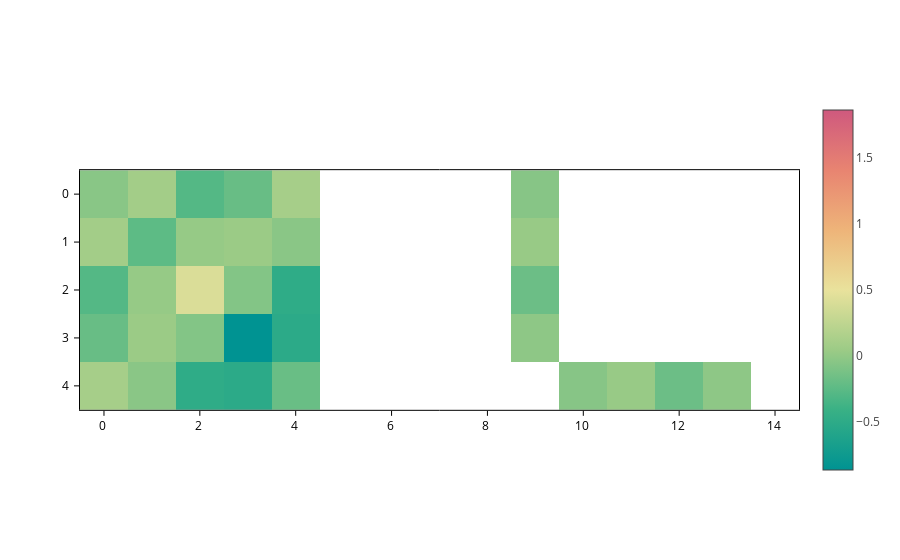

The notebook cell this image was saved under:
### Markdown cell above
Note how the `temps` colorscale makes it more clear that there are elements of the matrix that are not set (because the matrix is sparse). Those elements are not displayed.

The range of colors **by default is set from min to max**. **Unless there are negative and positive values**. In that case, the colorscale is just **centered at 0** by default.

However, you can set the `crange` and `cmid` to customize the colorscale as you wish. For example, to center the scale at `0.5`:

### Code cell
plot.update_inputs(cmid=0.5)

### Figure 1 — Plotly figure (JSON) as saved in the notebook; plotly's stock layout.template omitted (floating-point values rounded to 4 significant figures)
{"data": [{"coloraxis": "coloraxis", "meta": {}, "opacity": 1, "type": "heatmap", "z": [[-0.04066, 0.0871, -0.2838, -0.191, 0.1016, NaN, NaN, NaN, NaN, -0.05263, NaN, NaN, NaN, NaN, NaN], [0.0871, -0.2421, 0.02014, 0.03938, -0.03807, NaN, NaN, NaN, NaN, 0.02922, NaN, NaN, NaN, NaN, NaN], [-0.2838, 0.02014, 0.4106, -0.06766, -0.4913, NaN, NaN, NaN, NaN, -0.1757, NaN, NaN, NaN, NaN, NaN], [-0.191, 0.03938, -0.06766, -0.8634, -0.5102, NaN, NaN, NaN, NaN, -0.01763, NaN, NaN, NaN, NaN, NaN], [0.1016, -0.03807, -0.4913, -0.5102, -0.1873, NaN, NaN, NaN, NaN, NaN, -0.05263, 0.02922, -0.1757, -0.01763, NaN]], "zsmooth": false}], "layout": {"coloraxis": {"cmid": 0.5, "colorscale": [[0.0, "rgb(0, 147, 146)"], [0.1667, "rgb(57, 177, 133)"], [0.3333, "rgb(156, 203, 134)"], [0.5, "rgb(233, 226, 156)"], [0.6667, "rgb(238, 180, 121)"], [0.8333, "rgb(232, 132, 113)"], [1.0, "rgb(207, 89, 126)"]], "showscale": true}, "scene": {"aspectmode": "data", "xaxis": {"range": [-0.5, 14.5]}, "yaxis": {"range": [4.5, -0.5]}}, "xaxis": {"constrain": "domain", "range": [-0.5, 14.5], "scaleanchor": "y", "scaleratio": 1}, "yaxis": {"constrain": "domain", "range": [4.5, -0.5]}}}
